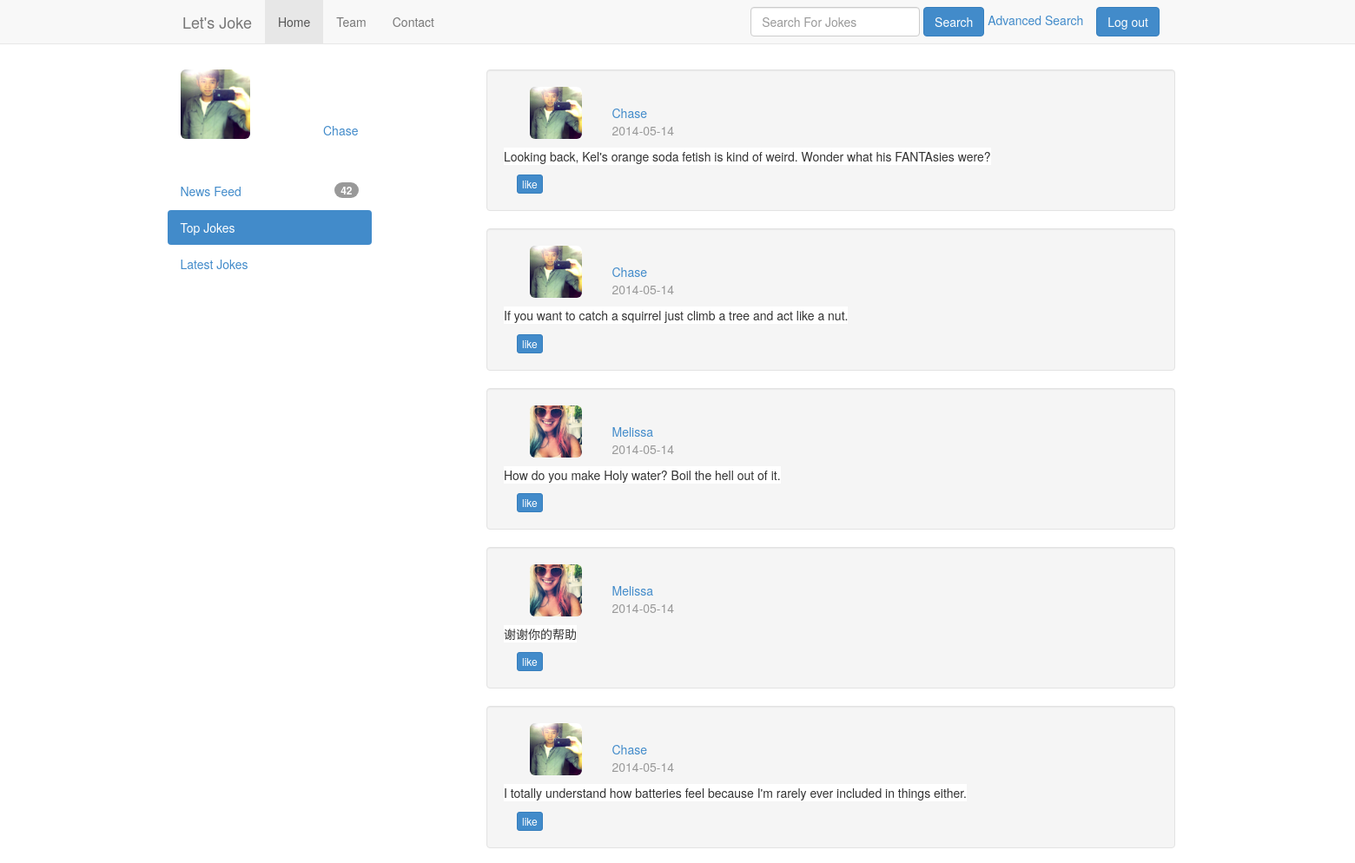
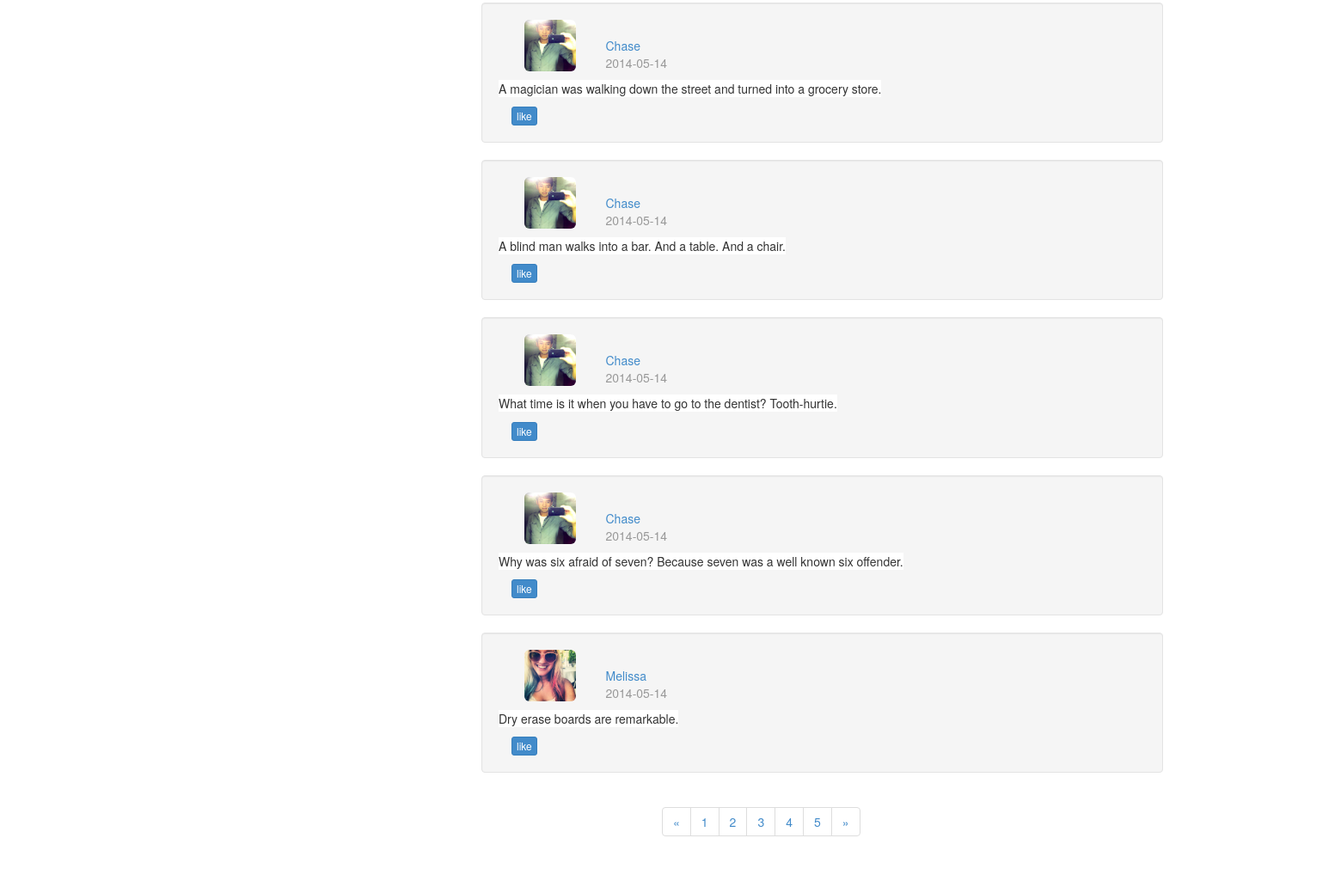
The app's page /?viewtop (signed in) with its own data (2 pictures, top to bottom).
### tables this page shows
CREATE TABLE IF NOT EXISTS `author` (
  `id` int(11) NOT NULL AUTO_INCREMENT,
  `name` varchar(255) DEFAULT NULL,
  `email` varchar(255) DEFAULT NULL,
  `password` char(32) DEFAULT NULL,
  `path` varchar(60) DEFAULT NULL,
  PRIMARY KEY (`id`),
  UNIQUE KEY `email` (`email`)
);

CREATE TABLE IF NOT EXISTS `joke` (
  `id` int(11) NOT NULL AUTO_INCREMENT,
  `joketext` text,
  `jokedate` date NOT NULL,
  `authorid` int(11) DEFAULT NULL,
  `rate` int(11) DEFAULT '0',
  PRIMARY KEY (`id`),
  KEY `authorid` (`authorid`)
);

### includes/helpers.inc.php (the view, shortened to what this page needs)
<?php
function html($text)
{
  return htmlspecialchars($text, ENT_QUOTES, 'UTF-8');
}
function htmlout($text)
{
  echo html($text);
}

### user/topjokes.html.php (shortened to what this page needs)
<?php
include_once $_SERVER['DOCUMENT_ROOT'] .
        '/letsjoke1/includes/helpers.inc.php';
?>
<!DOCTYPE html>
<html lang="en">
    <head>
        <link href="bootstrap/css/bootstrap.min.css" rel="stylesheet">
    </head>
    <body>
        <div class="navbar navbar-default navbar-fixed-top" role="navigation">
            <div class="container">
                <div class="navbar-header">
                    <a class="navbar-brand" href="?">Let's Joke</a>
                </div>
                <div class="collapse navbar-collapse">
                    <ul class="nav navbar-nav">
                        <li class="active"><a href="?">Home</a></li>
                        <li><a href="team">Team</a></li>
                        <li><a href="contact">Contact</a></li>
                    </ul>
                    <form action="" method="post" class="navbar-form navbar-right">
                        <div>
                            <input type="submit" value="Log out" class="btn btn-primary">
                        </div>
                    </form>
                    <form class="navbar-form navbar-right" role="search" action="" method="get">
                        <div class="form-group">
                            <input type="text" class="form-control" name="text" placeholder="Search For Jokes">
                        </div>
                        <input type="submit" class="btn btn-primary" value="Search">
                        <a href="#myModal" role="button" data-toggle="modal">Advanced Search</a>
                    </form>
                </div>
            </div>
        </div>
        <div class="container-fluid">
            <div class="col-md-2 col-md-offset-1" sidebar>
                <div class="row">
                    <div class="col-md-5">
                        <img style="width: 80px;" src="<?php htmlout($path); ?>" class="img-rounded">
                    </div>
                    <div class="col-md-7">
                        <br/>
                        <br/>
                        <br/>
                        <a href="#" class="pull-right"><?php htmlout($username); ?></a>
                    </div>
                </div>
                <br/>
                <br/>
                <div class="row">
                    <div>
                        <ul class="nav nav-pills nav-stacked">
                            <li><a href="?">News Feed<span class="badge pull-right">42</span></a></li>
                            <li class="active"><a href="?viewtop">Top Jokes</a></li>
                            <li><a href="?viewlatest">Latest Jokes</a></li>
                        </ul>
                    </div>
                </div>
            </div>
            <div class="col-md-7 col-md-offset-1">
                <div class="container-fluid">
                    <?php if (isset($tops)): ?>
                        <?php foreach ($tops as $top): ?>
                            <div class="row">
                                <div class="well">
                                    <div class="container-fluid">
                                        <div class="row">
                                            <div class="col-md-5">
                                                <div class="col-md-4">
                                                    <?php
                                                    include $_SERVER['DOCUMENT_ROOT'] . '/letsjoke1/includes/db.inc.php';
                                                    $fid = $top['name'];
                                                    try {
                                                        $sql = 'select path from author where name = :name';
                                                        $s = $pdo->prepare($sql);
                                                        $s->bindValue(':name', $fid);
                                                        $s->execute();
                                                    } catch (Exception $ex) {
                                                        $error = "Error fetching friend path";
                                                        include 'error.html.php';
                                                        exit();
                                                    }
                                                    foreach ($s as $result) {
                                                        $path = $result['path'];
                                                    }
                                                    ?>
                                                    <img style="width: 60px;" src="<?php htmlout($path); ?>" class="img-rounded  pull-left">
                                                </div>
                                                <div class="col-md-8">
                                                    <br/>
                                                    <a href="#"><?php htmlout($top['name']); ?></a>
                                                    <p class="text-muted"><?php htmlout($top['jokedate']); ?></p>
                                                </div>
                                            </div>
                                        </div>
                                        <div class="row">
                                            <p style="background-color: white" class="pull-left"><?php htmlout($top['text']); ?> </p>
                                        </div>
                                        <div class="row">
                                            <div class="col-md-1">
                                                <form action="" method="POST">
                                                    <?php $test = FALSE; ?>
                                                    <?php if ($test == FALSE): ?>
                                                        <input type="submit" name="action1" value="like" class="btn btn-primary btn-xs">
                                                    <?php endif; ?>
                                                </form>
                                            </div>
                                            <div class="col-md-1">
                                            </div>
                                        </div>
                                    </div>
                                </div>
                            </div>
                        <?php endforeach; ?>
                    <?php endif; ?>
                </div>
                <div>
                    <div class="container">
                        <div class="row">
                            <div class="col-md-6 col-md-offset-2">
                                <ul class="pagination">
                                    <li><a href="#">&laquo;</a></li>
                                    <li><a href="#">1</a></li>
                                    <li><a href="#">2</a></li>
                                    <li><a href="#">3</a></li>
                                    <li><a href="#">4</a></li>
                                    <li><a href="#">5</a></li>
                                    <li><a href="#">&raquo;</a></li>
                                </ul>
                            </div>
                        </div>
                    </div>
                </div>
            </div>
        </div>
</body>
</html>

### user/topjokes.html.php (style rules this page uses)
body { padding-top: 80px; padding-bottom: 60px; padding-left: 60px; padding-right: 60px; }

### records on screen
author: path (picture), name "Chase"
joke: authorid.path (picture), authorid.name "Chase 2014-05-14 Looking back, Kel's orange soda fetish is kind of weird. Wonder what his FANTAsies were?"
joke: authorid.path (picture), authorid.name "Chase 2014-05-14 If you want to catch a squirrel just climb a tree and act like a nut."
author: path (picture)
joke: authorid.path (picture), authorid.name "Chase 2014-05-14 I totally understand how batteries feel because I'm rarely ever included in things either."
joke: authorid.path (picture), authorid.name "Chase 2014-05-14 A magician was walking down the street and turned into a grocery store."
joke: authorid.path (picture), authorid.name "Chase 2014-05-14 A blind man walks into a bar. And a table. And a chair."
joke: authorid.path (picture), authorid.name "Chase 2014-05-14 What time is it when you have to go to the dentist? Tooth-hurtie."
joke: authorid.path (picture), authorid.name "Chase 2014-05-14 Why was six afraid of seven? Because seven was a well known six offender."

### other values on screen
html($text) "Melissa 2014-05-14 How do you make Holy water? Boil the hell out of it."
html($text) "Melissa 2014-05-14 谢谢你的帮助"
html($text) "Melissa 2014-05-14 Dry erase boards are remarkable."
